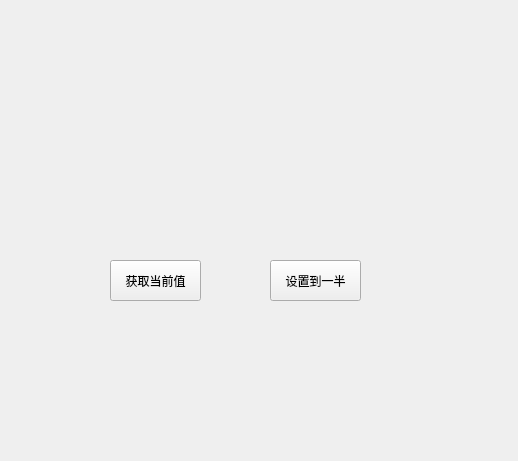
<?xml version="1.0" encoding="UTF-8"?>
<ui version="4.0">
 <class>Widget</class>
 <widget class="QWidget" name="Widget">
  <property name="geometry">
   <rect>
    <x>0</x>
    <y>0</y>
    <width>518</width>
    <height>461</height>
   </rect>
  </property>
  <property name="windowTitle">
   <string>Widget</string>
  </property>
  <widget class="smallWidget" name="widget" native="true">
   <property name="geometry">
    <rect>
     <x>110</x>
     <y>150</y>
     <width>251</width>
     <height>80</height>
    </rect>
   </property>
  </widget>
  <widget class="QPushButton" name="btn_get">
   <property name="geometry">
    <rect>
     <x>110</x>
     <y>260</y>
     <width>91</width>
     <height>41</height>
    </rect>
   </property>
   <property name="text">
    <string>获取当前值</string>
   </property>
  </widget>
  <widget class="QPushButton" name="btn_set">
   <property name="geometry">
    <rect>
     <x>270</x>
     <y>260</y>
     <width>91</width>
     <height>41</height>
    </rect>
   </property>
   <property name="text">
    <string>设置到一半</string>
   </property>
  </widget>
 </widget>
 <layoutdefault spacing="6" margin="11"/>
 <customwidgets>
  <customwidget>
   <class>smallWidget</class>
   <extends>QWidget</extends>
   <header location="global">smallwidget.h</header>
   <container>1</container>
  </customwidget>
 </customwidgets>
 <resources/>
 <connections/>
</ui>
